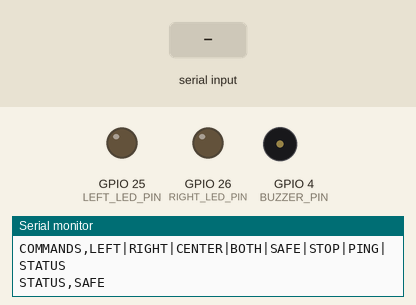
This sketch was run on a simulated ESP32. Shown: output pins drawn as LEDs (lit = HIGH), buzzer (waves = sounding, pin HIGH), the last lines printed to the serial monitor. Dashed ring = blinking. Inputs (shaded band) come from the test bench.

Above: at 1.4 s.
1.5 s: "LEFT\n" received over Serial
At 1.59 s:
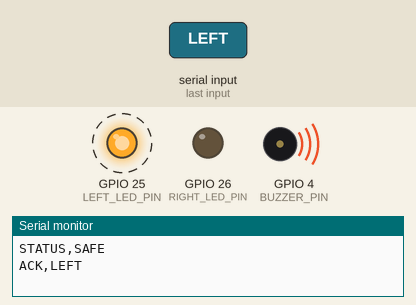
4.5 s: "RIGHT\n" received over Serial
At 4.95 s:
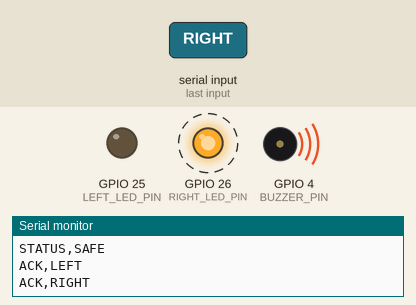
7.5 s: "CENTER\n" received over Serial
At 7.75 s:
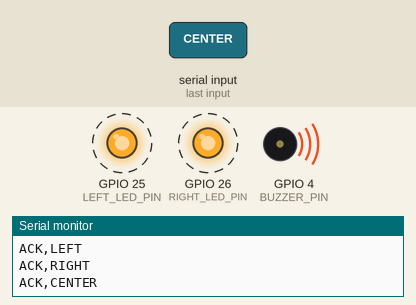
Timing chart, 0 to 16.5 s (numbered marks = the images above; inputs shaded):
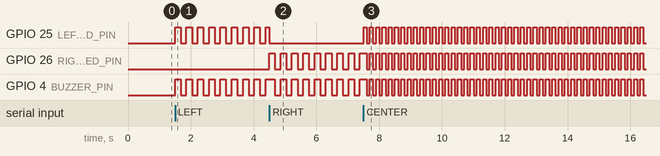

Measured:
- after the input at 1.5 s, GPIO 25 (LEFT_LED_PIN), GPIO 4 (BUZZER_PIN): alternates HIGH for 0.18 s and LOW for 0.18 s, starting at once
- after the input at 4.5 s, GPIO 26 (RIGHT_LED_PIN): alternates HIGH for 0.18 s and LOW for 0.18 s, starting at once
- after the input at 7.5 s, GPIO 25 (LEFT_LED_PIN): alternates HIGH for 0.10 s and LOW for 0.10 s, starting at once; GPIO 26 (RIGHT_LED_PIN), GPIO 4 (BUZZER_PIN): alternates HIGH for 0.10 s and LOW for 0.10 s, starting after 0.10 s

The sketch:

VISENTRA_USB_Bridge.ino
```cpp
/*
  VISENTRA_USB_Bridge.ino
  Initial USB-serial bridge firmware

  Connection:
    Vivo V27 (USB OTG host) -> USB data cable -> ESP32-WROOM-32 board
    Android app sends newline-terminated ASCII commands over USB serial.

  This ESP32-WROOM-32 style board commonly uses a CP2102 USB-to-UART bridge.
  The phone must support USB OTG host mode and the Android app must support
  the USB-UART bridge chip fitted to the board.

  Existing VISENTRA output pins:
    Left LED  : GPIO 25
    Right LED : GPIO 26
    Buzzer    : GPIO 4

  Serial settings: 115200 baud, 8 data bits, no parity, 1 stop bit.

  Commands (each must end with newline):
    LEFT\n    RIGHT\n
    CENTER\n    BOTH\n    SAFE\n    STOP\n    PING\n    STATUS\n
  Replies:
    ACK,LEFT / ACK,RIGHT / ACK,CENTER / ACK,BOTH / ACK,SAFE
    PONG
    STATUS,<state>
    ERR,<reason>

  Important:
    - This is an initial USB communication test firmware, not the complete
      VISENTRA sensor/detection application.
    - It uses GPIO 25, 26 and 4 only. It does not read the ultrasonic sensors
      or LDR, and it does not change the existing sensor logic.
    - GPIO4 output assumes an active buzzer module suitable for 3.3 V logic.
      Do not drive a high-current buzzer directly from an ESP32 GPIO.
    - Use suitable LED resistors or driver circuitry.
    - A charge-only cable will not work; use a data-capable OTG connection.
*/

#include <Arduino.h>
#include <string.h>

// -------------------- VISENTRA OUTPUT PINS --------------------
constexpr uint8_t LEFT_LED_PIN  = 25;
constexpr uint8_t RIGHT_LED_PIN = 26;
constexpr uint8_t BUZZER_PIN    = 4;

// Change these levels if your LED/buzzer driver is active-low.
constexpr uint8_t LED_ON_LEVEL      = HIGH;
constexpr uint8_t LED_OFF_LEVEL     = LOW;
constexpr uint8_t BUZZER_ON_LEVEL   = HIGH;
constexpr uint8_t BUZZER_OFF_LEVEL  = LOW;

// -------------------- USB SERIAL PROTOCOL --------------------
constexpr uint32_t SERIAL_BAUD = 115200;
constexpr size_t COMMAND_BUFFER_SIZE = 48;
char commandBuffer[COMMAND_BUFFER_SIZE];
size_t commandLength = 0;

// -------------------- WARNING STATES --------------------
enum WarningState : uint8_t {
  STATE_SAFE,
  STATE_LEFT,
  STATE_RIGHT,
  STATE_CENTER,
  STATE_BOTH
};

WarningState currentState = STATE_SAFE;
bool patternOn = false;
uint32_t lastPatternChangeMs = 0;

constexpr uint32_t SIDE_ON_MS   = 180;
constexpr uint32_t SIDE_OFF_MS  = 180;
constexpr uint32_t CENTER_ON_MS = 100;
constexpr uint32_t CENTER_OFF_MS = 100;
constexpr uint32_t BOTH_ON_MS   = 120;
constexpr uint32_t BOTH_OFF_MS  = 120;

void writeOutputs(bool leftOn, bool rightOn, bool buzzerOn) {
  digitalWrite(LEFT_LED_PIN, leftOn ? LED_ON_LEVEL : LED_OFF_LEVEL);
  digitalWrite(RIGHT_LED_PIN, rightOn ? LED_ON_LEVEL : LED_OFF_LEVEL);
  digitalWrite(BUZZER_PIN, buzzerOn ? BUZZER_ON_LEVEL : BUZZER_OFF_LEVEL);
}

const char* stateToText(WarningState state) {
  switch (state) {
    case STATE_LEFT:   return "LEFT";
    case STATE_RIGHT:  return "RIGHT";
    case STATE_CENTER: return "CENTER";
    case STATE_BOTH:   return "BOTH";
    case STATE_SAFE:
    default:           return "SAFE";
  }
}

void sendStatus() {
  Serial.print("STATUS,");
  Serial.println(stateToText(currentState));
}

void setWarningState(WarningState nextState) {
  currentState = nextState;
  patternOn = (nextState != STATE_SAFE);
  lastPatternChangeMs = millis();

  if (nextState == STATE_SAFE) {
    writeOutputs(false, false, false);
    return;
  }

  // Give immediate visual/audio feedback when a warning command arrives.
  const bool leftOn = (nextState == STATE_LEFT ||
                       nextState == STATE_CENTER ||
                       nextState == STATE_BOTH);
  const bool rightOn = (nextState == STATE_RIGHT ||
                        nextState == STATE_CENTER ||
                        nextState == STATE_BOTH);
  writeOutputs(leftOn, rightOn, true);
}

void processCommand(char* command) {
  // Trim leading/trailing spaces and tabs.
  while (*command == ' ' || *command == '\t') {
    ++command;
  }

  size_t length = strlen(command);
  while (length > 0 &&
         (command[length - 1] == ' ' || command[length - 1] == '\t')) {
    command[--length] = '\0';
  }

  // Commands are case-insensitive.
  for (size_t i = 0; command[i] != '\0'; ++i) {
    if (command[i] >= 'a' && command[i] <= 'z') {
      command[i] = static_cast<char>(command[i] - 'a' + 'A');
    }
  }

  if (strcmp(command, "LEFT") == 0) {
    setWarningState(STATE_LEFT);
    Serial.println("ACK,LEFT");
  } else if (strcmp(command, "RIGHT") == 0) {
    setWarningState(STATE_RIGHT);
    Serial.println("ACK,RIGHT");
  } else if (strcmp(command, "CENTER") == 0) {
    setWarningState(STATE_CENTER);
    Serial.println("ACK,CENTER");
  } else if (strcmp(command, "BOTH") == 0) {
    setWarningState(STATE_BOTH);
    Serial.println("ACK,BOTH");
  } else if (strcmp(command, "SAFE") == 0 ||
             strcmp(command, "STOP") == 0) {
    setWarningState(STATE_SAFE);
    Serial.println("ACK,SAFE");
  } else if (strcmp(command, "PING") == 0) {
    Serial.println("PONG");
  } else if (strcmp(command, "STATUS") == 0) {
    sendStatus();
  } else if (command[0] != '\0') {
    Serial.print("ERR,UNKNOWN_COMMAND,");
    Serial.println(command);
  }
}

void readSerialCommands() {
  while (Serial.available() > 0) {
    const char incoming = static_cast<char>(Serial.read());

    if (incoming == '\r') {
      continue;
    }

    if (incoming == '\n') {
      commandBuffer[commandLength] = '\0';
      if (commandLength > 0) {
        processCommand(commandBuffer);
      }
      commandLength = 0;
      continue;
    }

    if (commandLength < COMMAND_BUFFER_SIZE - 1) {
      commandBuffer[commandLength++] = incoming;
    } else {
      // Discard the overlong line to prevent partial command execution.
      commandLength = 0;
      Serial.println("ERR,COMMAND_TOO_LONG");
    }
  }
}

void updateWarningPattern() {
  if (currentState == STATE_SAFE) {
    return;
  }

  uint32_t onDuration = SIDE_ON_MS;
  uint32_t offDuration = SIDE_OFF_MS;

  if (currentState == STATE_CENTER) {
    onDuration = CENTER_ON_MS;
    offDuration = CENTER_OFF_MS;
  } else if (currentState == STATE_BOTH) {
    onDuration = BOTH_ON_MS;
    offDuration = BOTH_OFF_MS;
  }

  const uint32_t now = millis();
  const uint32_t interval = patternOn ? onDuration : offDuration;

  if (now - lastPatternChangeMs >= interval) {
    lastPatternChangeMs = now;
    patternOn = !patternOn;

    const bool leftOn = patternOn &&
      (currentState == STATE_LEFT || currentState == STATE_CENTER ||
       currentState == STATE_BOTH);
    const bool rightOn = patternOn &&
      (currentState == STATE_RIGHT || currentState == STATE_CENTER ||
       currentState == STATE_BOTH);

    writeOutputs(leftOn, rightOn, patternOn);
  }
}

void setup() {
  pinMode(LEFT_LED_PIN, OUTPUT);
  pinMode(RIGHT_LED_PIN, OUTPUT);
  pinMode(BUZZER_PIN, OUTPUT);
  writeOutputs(false, false, false);

  Serial.begin(SERIAL_BAUD);
  delay(250);

  Serial.println();
  Serial.println("VISENTRA_USB_BRIDGE,READY");
  Serial.println("BAUD,115200");
  Serial.println("COMMANDS,LEFT|RIGHT|CENTER|BOTH|SAFE|STOP|PING|STATUS");
  sendStatus();
}

void loop() {
  readSerialCommands();
  updateWarningPattern();
}
```
